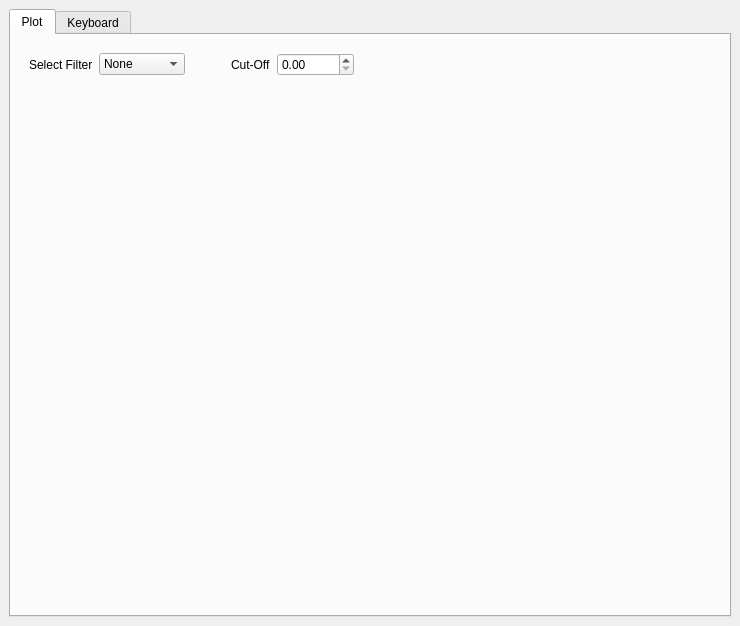
<?xml version="1.0" encoding="UTF-8"?>
<ui version="4.0">
 <class>MainWindow</class>
 <widget class="QMainWindow" name="MainWindow">
  <property name="geometry">
   <rect>
    <x>0</x>
    <y>0</y>
    <width>740</width>
    <height>626</height>
   </rect>
  </property>
  <property name="windowTitle">
   <string>MainWindow</string>
  </property>
  <widget class="QWidget" name="centralwidget">
   <layout class="QGridLayout" name="gridLayout">
    <item row="2" column="0">
     <widget class="QTabWidget" name="tabWidget">
      <property name="tabShape">
       <enum>QTabWidget::Rounded</enum>
      </property>
      <property name="currentIndex">
       <number>0</number>
      </property>
      <widget class="QWidget" name="plotTab">
       <attribute name="title">
        <string>Plot</string>
       </attribute>
       <layout class="QGridLayout" name="gridLayout_2">
        <item row="0" column="1">
         <widget class="QWidget" name="plotTabWidget" native="true">
          <layout class="QVBoxLayout" name="verticalLayout_2">
           <item>
            <layout class="QHBoxLayout" name="filterHLayout">
             <item>
              <widget class="QLabel" name="selectFilterLabel">
               <property name="text">
                <string>Select Filter</string>
               </property>
              </widget>
             </item>
             <item>
              <widget class="QComboBox" name="filterComboBox">
               <item>
                <property name="text">
                 <string>None</string>
                </property>
               </item>
               <item>
                <property name="text">
                 <string>Low Pass</string>
                </property>
               </item>
               <item>
                <property name="text">
                 <string>High Pass</string>
                </property>
               </item>
              </widget>
             </item>
             <item>
              <spacer name="filterFxHSpacer">
               <property name="orientation">
                <enum>Qt::Horizontal</enum>
               </property>
               <property name="sizeType">
                <enum>QSizePolicy::Fixed</enum>
               </property>
               <property name="sizeHint" stdset="0">
                <size>
                 <width>40</width>
                 <height>20</height>
                </size>
               </property>
              </spacer>
             </item>
             <item>
              <widget class="QLabel" name="cutoffLabel">
               <property name="text">
                <string>Cut-Off</string>
               </property>
              </widget>
             </item>
             <item>
              <widget class="QDoubleSpinBox" name="cutoffSpinBox">
               <property name="maximum">
                <double>99999.990000000005239</double>
               </property>
              </widget>
             </item>
             <item>
              <spacer name="filterExpHSpacer">
               <property name="orientation">
                <enum>Qt::Horizontal</enum>
               </property>
               <property name="sizeHint" stdset="0">
                <size>
                 <width>40</width>
                 <height>20</height>
                </size>
               </property>
              </spacer>
             </item>
            </layout>
           </item>
           <item>
            <widget class="GraphicsLayoutWidget" name="plotWidget" native="true">
             <property name="sizePolicy">
              <sizepolicy hsizetype="Preferred" vsizetype="Expanding">
               <horstretch>0</horstretch>
               <verstretch>0</verstretch>
              </sizepolicy>
             </property>
             <property name="minimumSize">
              <size>
               <width>200</width>
               <height>200</height>
              </size>
             </property>
            </widget>
           </item>
          </layout>
         </widget>
        </item>
       </layout>
      </widget>
      <widget class="QWidget" name="keyboardTab">
       <attribute name="title">
        <string>Keyboard</string>
       </attribute>
       <layout class="QGridLayout" name="gridLayout_3">
        <item row="0" column="1">
         <widget class="QWidget" name="keyboardTabWidget" native="true">
          <layout class="QVBoxLayout" name="verticalLayout">
           <item>
            <layout class="QHBoxLayout" name="keyboardHLayout" stretch="0,0,0,0">
             <property name="sizeConstraint">
              <enum>QLayout::SetMaximumSize</enum>
             </property>
             <item>
              <spacer name="keyboardHSpacerL">
               <property name="orientation">
                <enum>Qt::Horizontal</enum>
               </property>
               <property name="sizeType">
                <enum>QSizePolicy::Expanding</enum>
               </property>
               <property name="sizeHint" stdset="0">
                <size>
                 <width>40</width>
                 <height>20</height>
                </size>
               </property>
              </spacer>
             </item>
             <item>
              <widget class="QLabel" name="letterLabel">
               <property name="maximumSize">
                <size>
                 <width>16777215</width>
                 <height>20</height>
                </size>
               </property>
               <property name="text">
                <string>Letter</string>
               </property>
              </widget>
             </item>
             <item>
              <widget class="QLineEdit" name="keyboardLineEdit">
               <property name="sizePolicy">
                <sizepolicy hsizetype="Preferred" vsizetype="Fixed">
                 <horstretch>0</horstretch>
                 <verstretch>0</verstretch>
                </sizepolicy>
               </property>
               <property name="maximumSize">
                <size>
                 <width>16777215</width>
                 <height>20</height>
                </size>
               </property>
               <property name="readOnly">
                <bool>true</bool>
               </property>
              </widget>
             </item>
             <item>
              <spacer name="keyboardHSpacerR">
               <property name="orientation">
                <enum>Qt::Horizontal</enum>
               </property>
               <property name="sizeHint" stdset="0">
                <size>
                 <width>40</width>
                 <height>20</height>
                </size>
               </property>
              </spacer>
             </item>
            </layout>
           </item>
           <item>
            <widget class="QWidget" name="keyboardWidget" native="true">
             <property name="sizePolicy">
              <sizepolicy hsizetype="Preferred" vsizetype="Expanding">
               <horstretch>0</horstretch>
               <verstretch>0</verstretch>
              </sizepolicy>
             </property>
             <property name="minimumSize">
              <size>
               <width>200</width>
               <height>200</height>
              </size>
             </property>
            </widget>
           </item>
          </layout>
         </widget>
        </item>
       </layout>
      </widget>
     </widget>
    </item>
   </layout>
  </widget>
 </widget>
 <customwidgets>
  <customwidget>
   <class>GraphicsLayoutWidget</class>
   <extends>QWidget</extends>
   <header>pyqtgraph</header>
   <container>1</container>
  </customwidget>
 </customwidgets>
 <resources/>
 <connections/>
</ui>
